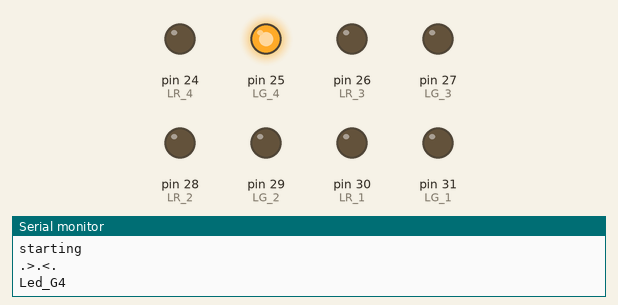
This program was run on a simulated Arduino Mega 2560, built with avr-gcc and run on an emulated ATmega2560. Parts: output pins drawn as LEDs (lit = HIGH), the last lines printed to the serial monitor.

Above: at 0.12 s.
At 0.62 s:
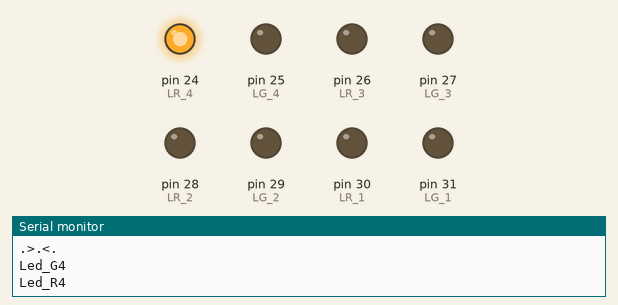
At 1.12 s:
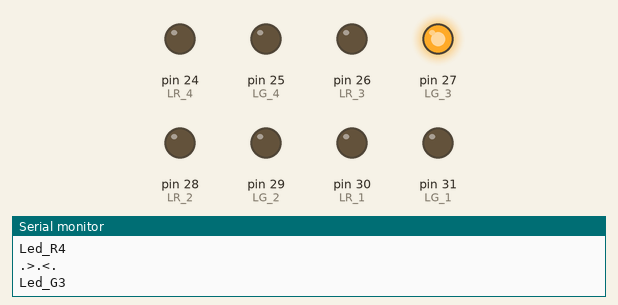
At 2.62 s:
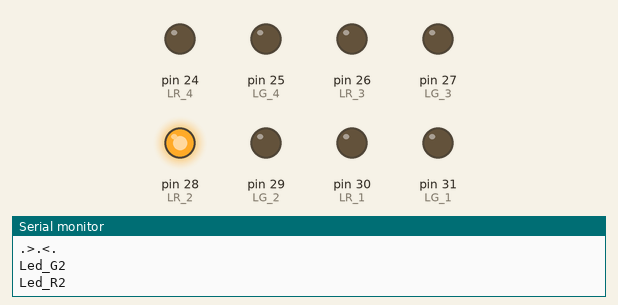
At 3.62 s:
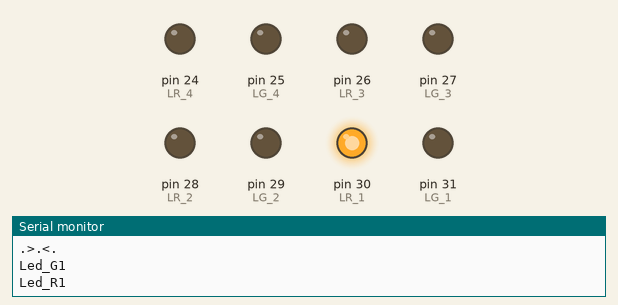
At 4.87 s:
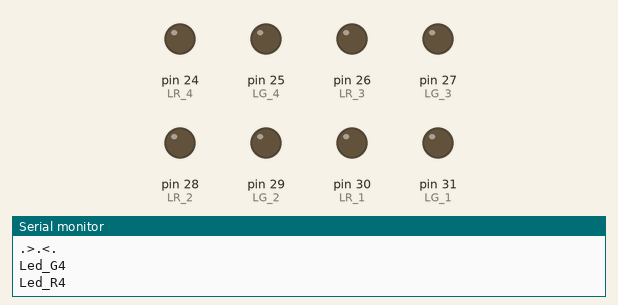
Timing chart, 0 to 5.2 s (numbered marks = the images above):
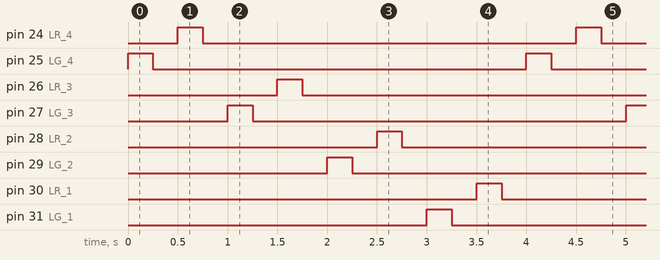

The program:

main.cpp
```cpp
/*  ---->> A0PC3F <<----
 Projeto   RC_MASTER_TX v0.0


  By A.Fernandes
  Junho de 2021.
*/


#include <Arduino.h>
//===>> Mapeamento de Hardware <<===//

#define LG_1 31
#define LR_1 30

#define LG_2 29
#define LR_2 28

#define LG_3 27
#define LR_3 26

#define LG_4 25
#define LR_4 24

//------------------------------------------------------------------------------------------------------

#define Tenp_1 1000
#define Tenp_2 500
#define Tenp_3 250


void Led_RG_4();
void Led_RG_3();
void Led_RG_2();
void Led_RG_1();


void setup()
{
  Serial.begin(9600);

  pinMode(LG_1, OUTPUT);
  pinMode(LR_1, OUTPUT);

  pinMode(LG_2, OUTPUT);
  pinMode(LR_2, OUTPUT);

  pinMode(LG_3, OUTPUT);
  pinMode(LR_3, OUTPUT);

  pinMode(LG_4, OUTPUT);
  pinMode(LR_4, OUTPUT);

  Serial.println("starting");


}

void loop()
{

Led_RG_4();
Led_RG_3();
Led_RG_2();
Led_RG_1();


}


void Led_RG_4()
{
  Serial.println(".>.<.");
  Serial.println("Led_G4");
  digitalWrite(LG_4, HIGH);
  delay(Tenp_3);
  digitalWrite(LG_4, LOW);
  delay(Tenp_3);

  Serial.println("Led_R4");
  digitalWrite(LR_4, HIGH);
  delay(Tenp_3);
  digitalWrite(LR_4, LOW);
  delay(Tenp_3);

}


void Led_RG_3()
{
  Serial.println(".>.<.");
  Serial.println("Led_G3");
  digitalWrite(LG_3, HIGH);
  delay(Tenp_3);
  digitalWrite(LG_3, LOW);
  delay(Tenp_3);

  Serial.println("Led_R3");
  digitalWrite(LR_3, HIGH);
  delay(Tenp_3);
  digitalWrite(LR_3, LOW);
  delay(Tenp_3);

}
void Led_RG_2()
{
  Serial.println(".>.<.");
  Serial.println("Led_G2");
  digitalWrite(LG_2, HIGH);
  delay(Tenp_3);
  digitalWrite(LG_2, LOW);
  delay(Tenp_3);

  Serial.println("Led_R2");
  digitalWrite(LR_2, HIGH);
  delay(Tenp_3);
  digitalWrite(LR_2, LOW);
  delay(Tenp_3);

}


void Led_RG_1()
{
  Serial.println(".>.<.");
  Serial.println("Led_G1");
  digitalWrite(LG_1, HIGH);
  delay(Tenp_3);
  digitalWrite(LG_1, LOW);
  delay(Tenp_3);

  Serial.println("Led_R1");
  digitalWrite(LR_1, HIGH);
  delay(Tenp_3);
  digitalWrite(LR_1, LOW);
  delay(Tenp_3);

}
```

Measured:
- by itself, pin 24 (LR_4), pin 25 (LG_4), pin 26 (LR_3), pin 27 (LG_3), pin 28 (LR_2), pin 29 (LG_2), pin 30 (LR_1), pin 31 (LG_1): alternates HIGH for 0.25 s and LOW for 3.8 s
- by itself, everything shown: repeats every 4.0 s, in 16 steps
